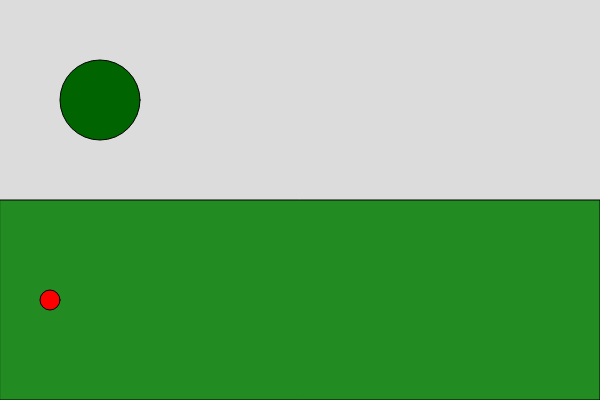
Frame 1 (no input)
Frame 60 (no input): identical to frame 1, image omitted
Frame 120 (the mouse pressed at the canvas centre since frame 60): identical to frame 1, image omitted

The p5.js sketch that drew this single still picture (run headless with seeded random() and noise() and a simulated clock; from frame 60 on, the mouse is pressed at the canvas centre):

// p5.js sketch
// ── sketch.js
let stage = 'campo'; // fase inicial
let personagemX = 50;
let personagemY = 300;

function setup() {
  createCanvas(600, 400);
}

function draw() {
  background(220);
  
  if (stage === 'campo') {
    desenharCampo();
    moverPersonagem();
    if (personagemX > width - 50) {
      stage = 'cidade'; // muda para cidade ao chegar na borda direita
    }
  } else if (stage === 'cidade') {
    desenharCidade();
    moverPersonagem();
  }
  
  desenharPersonagem();
}

function desenharCampo() {
  fill(34, 139, 34);
  rect(0, height/2, width, height/2); // chão do campo
  fill(0, 100, 0);
  ellipse(100, height/2 - 100, 80, 80); // árvore
  // adicione mais elementos do campo aqui
}

function desenharCidade() {
  fill(150);
  rect(0, height/2, width, height/2); // chão da cidade
  fill(200);
  rect(150, height/2 - 50, 50, 50); // prédio
  rect(250, height/2 - 70, 50, 70); // prédio maior
  rect(350, height/2 - 40, 50, 40); // prédio menor
  // adicione mais elementos da cidade aqui
}

function desenharPersonagem() {
  fill(255, 0, 0);
  ellipse(personagemX, personagemY, 20, 20);
}

function moverPersonagem() {
  if (keyIsDown(RIGHT_ARROW)) {
    personagemX += 2;
  }
  if (keyIsDown(LEFT_ARROW)) {
    personagemX -= 2;
  }
}
